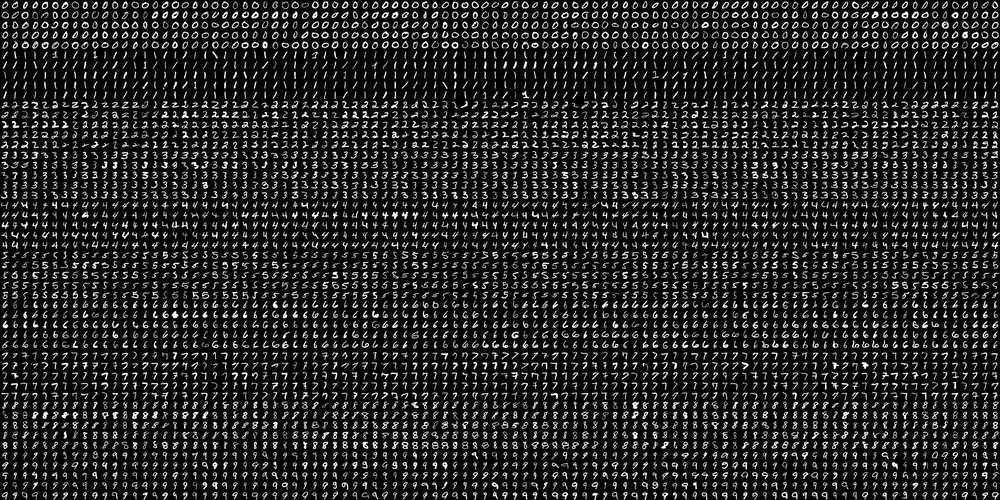
#> input picture doc/sem2014/03/code/digits.png, 1000 x 500 px, shrunk from 2000 x 1000 before the run
$ python genData.py   (Python 2 division)
#> lines starting #> are read from the running program, lines starting #| are printed output that depends on the picture
# -*- coding: utf-8 -*-
"""
Created on Thu Nov 13 12:58:47 2014

@author: Ing. Lukas Bures
@email: lbures@kky.zcu.cz
@credits:
@version: 1.0.0
"""

import cv2
import numpy as np

SZ = 20 # size of each digit is SZ x SZ
PERCENT = 70
DIGITS_FN = 'digits.png'
VERBOSE = False
if __name__ == "__main__":
    print 'splitting ...'
    Img = cv2.imread(DIGITS_FN, 0)
#> Img is the input picture: shape (500, 1000); min 0, max 255, mean 36.1
    Train = np.zeros((Img.shape[0], SZ * PERCENT), type(Img[0, 0]))
    Test = np.zeros((Img.shape[0], SZ * (100 - PERCENT)), type(Img[0, 0]))

    Train = Img[:, 0:SZ * PERCENT]
    Test = Img[:, (Img.shape[1] - SZ * (100 - PERCENT)):Img.shape[1]]
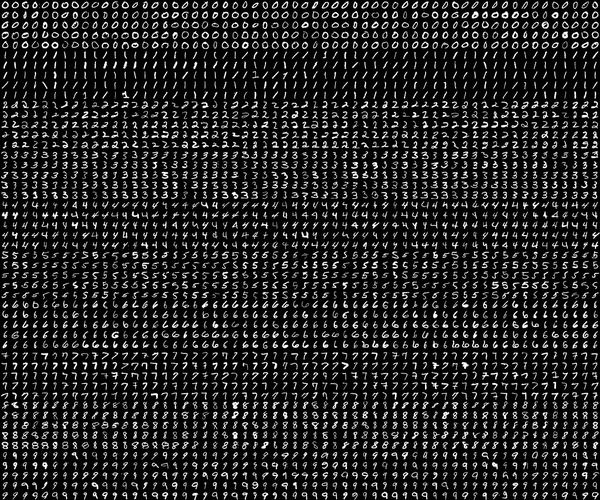
#> Test: shape (500, 600); min 0, max 255, mean 36


    cv2.imwrite("Train.png", Train)
    cv2.imwrite("Test.png", Test)


    if(VERBOSE):
        cv2.imshow("Img", Img)
        cv2.imshow("Train", Train)
        cv2.imshow("Test", Test)
        cv2.waitKey(0)
        cv2.destroyAllWindows()
